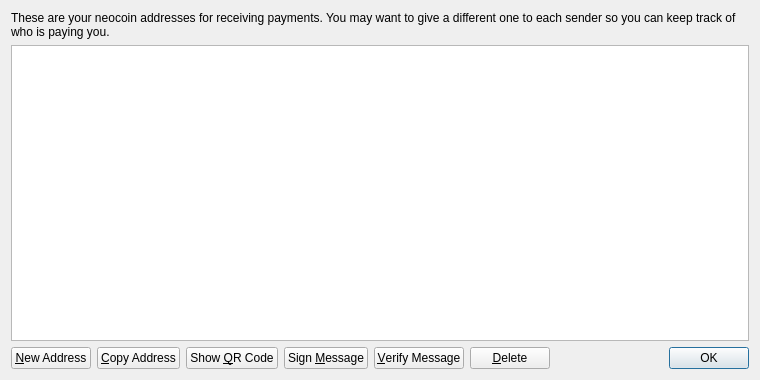
<?xml version="1.0" encoding="UTF-8"?>
<ui version="4.0">
 <class>AddressBookPage</class>
 <widget class="QWidget" name="AddressBookPage">
  <property name="geometry">
   <rect>
    <x>0</x>
    <y>0</y>
    <width>760</width>
    <height>380</height>
   </rect>
  </property>
  <property name="windowTitle">
   <string>Address Book</string>
  </property>
  <layout class="QVBoxLayout" name="verticalLayout">
   <item>
    <widget class="QLabel" name="labelExplanation">
     <property name="text">
      <string>These are your neocoin addresses for receiving payments. You may want to give a different one to each sender so you can keep track of who is paying you.</string>
     </property>
     <property name="textFormat">
      <enum>Qt::PlainText</enum>
     </property>
     <property name="wordWrap">
      <bool>true</bool>
     </property>
    </widget>
   </item>
   <item>
    <widget class="QTableView" name="tableView">
     <property name="contextMenuPolicy">
      <enum>Qt::CustomContextMenu</enum>
     </property>
     <property name="toolTip">
      <string>Double-click to edit address or label</string>
     </property>
     <property name="tabKeyNavigation">
      <bool>false</bool>
     </property>
     <property name="selectionMode">
      <enum>QAbstractItemView::SingleSelection</enum>
     </property>
     <property name="selectionBehavior">
      <enum>QAbstractItemView::SelectRows</enum>
     </property>
     <property name="sortingEnabled">
      <bool>true</bool>
     </property>
     <attribute name="verticalHeaderVisible">
      <bool>false</bool>
     </attribute>
    </widget>
   </item>
   <item>
    <layout class="QHBoxLayout" name="horizontalLayout">
     <item>
      <widget class="QPushButton" name="newAddressButton">
       <property name="toolTip">
        <string>Create a new address</string>
       </property>
       <property name="text">
        <string>&amp;New Address</string>
       </property>
      </widget>
     </item>
     <item>
      <widget class="QPushButton" name="copyToClipboard">
       <property name="toolTip">
        <string>Copy the currently selected address to the system clipboard</string>
       </property>
       <property name="text">
        <string>&amp;Copy Address</string>
       </property>
      </widget>
     </item>
     <item>
      <widget class="QPushButton" name="showQRCode">
       <property name="text">
        <string>Show &amp;QR Code</string>
       </property>
      </widget>
     </item>
     <item>
      <widget class="QPushButton" name="signMessage">
       <property name="toolTip">
        <string>Sign a message to prove you own a neocoin address</string>
       </property>
       <property name="text">
        <string>Sign &amp;Message</string>
       </property>
      </widget>
     </item>
     <item>
      <widget class="QPushButton" name="verifyMessage">
       <property name="toolTip">
        <string>Verify a message to ensure it was signed with a specified neocoin address</string>
       </property>
       <property name="text">
        <string>&amp;Verify Message</string>
       </property>
      </widget>
     </item>
     <item>
      <widget class="QPushButton" name="deleteButton">
       <property name="toolTip">
        <string>Delete the currently selected address from the list</string>
       </property>
       <property name="text">
        <string>&amp;Delete</string>
       </property>
      </widget>
     </item>
     <item>
      <spacer name="horizontalSpacer">
       <property name="orientation">
        <enum>Qt::Horizontal</enum>
       </property>
       <property name="sizeHint" stdset="0">
        <size>
         <width>40</width>
         <height>20</height>
        </size>
       </property>
      </spacer>
     </item>
     <item>
      <widget class="QDialogButtonBox" name="buttonBox">
       <property name="sizePolicy">
        <sizepolicy hsizetype="Maximum" vsizetype="Fixed">
         <horstretch>0</horstretch>
         <verstretch>0</verstretch>
        </sizepolicy>
       </property>
       <property name="standardButtons">
        <set>QDialogButtonBox::Ok</set>
       </property>
      </widget>
     </item>
    </layout>
   </item>
  </layout>
 </widget>
 <resources>
  <include location="../bitcoin.qrc"/>
 </resources>
 <connections/>
</ui>
